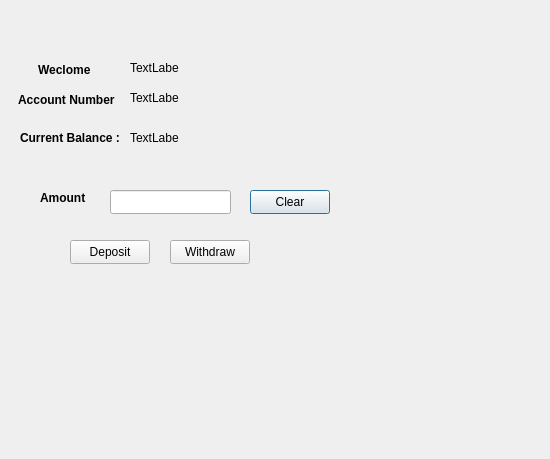
<?xml version="1.0" encoding="UTF-8"?>
<ui version="4.0">
 <class>transactions</class>
 <widget class="QDialog" name="transactions">
  <property name="geometry">
   <rect>
    <x>0</x>
    <y>0</y>
    <width>550</width>
    <height>459</height>
   </rect>
  </property>
  <property name="windowTitle">
   <string>Dialog</string>
  </property>
  <widget class="QLabel" name="label">
   <property name="geometry">
    <rect>
     <x>38</x>
     <y>60</y>
     <width>71</width>
     <height>20</height>
    </rect>
   </property>
   <property name="text">
    <string>&lt;html&gt;&lt;head/&gt;&lt;body&gt;&lt;p&gt;&lt;span style=&quot; font-weight:700;&quot;&gt;Weclome &lt;/span&gt;&lt;/p&gt;&lt;/body&gt;&lt;/html&gt;</string>
   </property>
  </widget>
  <widget class="QLabel" name="label_2">
   <property name="geometry">
    <rect>
     <x>18</x>
     <y>90</y>
     <width>101</width>
     <height>20</height>
    </rect>
   </property>
   <property name="text">
    <string>&lt;html&gt;&lt;head/&gt;&lt;body&gt;&lt;p&gt;&lt;span style=&quot; font-weight:700;&quot;&gt;Account Number&lt;/span&gt;&lt;/p&gt;&lt;/body&gt;&lt;/html&gt;</string>
   </property>
  </widget>
  <widget class="QLabel" name="label_3">
   <property name="geometry">
    <rect>
     <x>130</x>
     <y>60</y>
     <width>49</width>
     <height>16</height>
    </rect>
   </property>
   <property name="text">
    <string>TextLabel</string>
   </property>
  </widget>
  <widget class="QLabel" name="label_4">
   <property name="geometry">
    <rect>
     <x>130</x>
     <y>90</y>
     <width>49</width>
     <height>16</height>
    </rect>
   </property>
   <property name="text">
    <string>TextLabel</string>
   </property>
  </widget>
  <widget class="QLabel" name="label_5">
   <property name="geometry">
    <rect>
     <x>20</x>
     <y>130</y>
     <width>101</width>
     <height>16</height>
    </rect>
   </property>
   <property name="text">
    <string>&lt;html&gt;&lt;head/&gt;&lt;body&gt;&lt;p&gt;&lt;span style=&quot; font-weight:700;&quot;&gt;Current Balance :&lt;/span&gt;&lt;/p&gt;&lt;/body&gt;&lt;/html&gt;</string>
   </property>
  </widget>
  <widget class="QLabel" name="label_6">
   <property name="geometry">
    <rect>
     <x>130</x>
     <y>130</y>
     <width>49</width>
     <height>16</height>
    </rect>
   </property>
   <property name="text">
    <string>TextLabel</string>
   </property>
  </widget>
  <widget class="QLabel" name="label_7">
   <property name="geometry">
    <rect>
     <x>40</x>
     <y>190</y>
     <width>49</width>
     <height>16</height>
    </rect>
   </property>
   <property name="text">
    <string>&lt;html&gt;&lt;head/&gt;&lt;body&gt;&lt;p&gt;&lt;span style=&quot; font-weight:700;&quot;&gt;Amount&lt;/span&gt;&lt;/p&gt;&lt;/body&gt;&lt;/html&gt;</string>
   </property>
  </widget>
  <widget class="QLineEdit" name="lineEdit">
   <property name="geometry">
    <rect>
     <x>110</x>
     <y>190</y>
     <width>121</width>
     <height>24</height>
    </rect>
   </property>
  </widget>
  <widget class="QPushButton" name="pushButton">
   <property name="geometry">
    <rect>
     <x>250</x>
     <y>190</y>
     <width>80</width>
     <height>24</height>
    </rect>
   </property>
   <property name="text">
    <string>Clear</string>
   </property>
  </widget>
  <widget class="QPushButton" name="pushButton_2">
   <property name="geometry">
    <rect>
     <x>70</x>
     <y>240</y>
     <width>80</width>
     <height>24</height>
    </rect>
   </property>
   <property name="text">
    <string>Deposit</string>
   </property>
  </widget>
  <widget class="QPushButton" name="pushButton_3">
   <property name="geometry">
    <rect>
     <x>170</x>
     <y>240</y>
     <width>80</width>
     <height>24</height>
    </rect>
   </property>
   <property name="text">
    <string>Withdraw</string>
   </property>
  </widget>
 </widget>
 <resources/>
 <connections/>
</ui>
